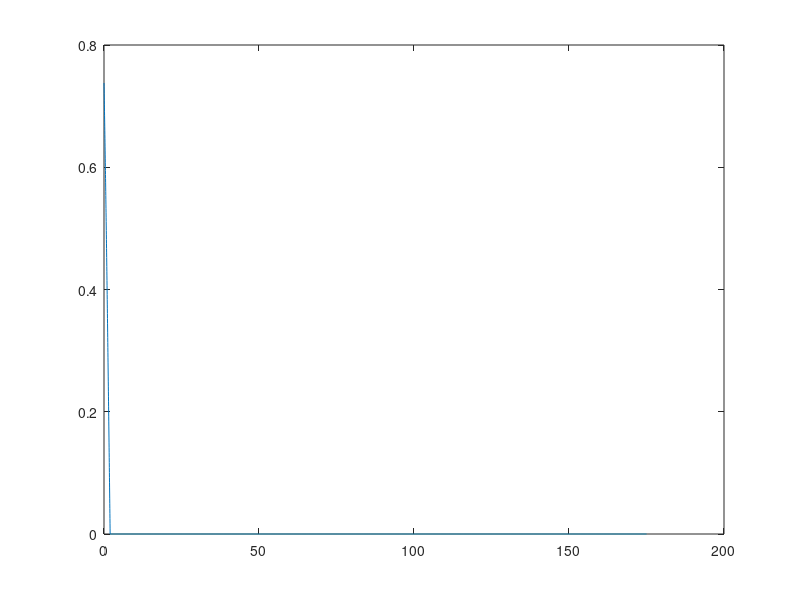

Here is the MATLAB script that generated this plot: (Note: this script raises an error after producing the figure.)
clear
clc
close all

mu_0 = pi*4e-7;
eps_0 = 8.854e-12;
eps_r1 = 2; %I choose
eps_r2 = 3;
c = 1/sqrt(mu_0*eps_0);

f = 20e6; %I choose
lambda_0 = c/f;
lambda_1 = lambda_0/sqrt(eps_r1);
lambda_2 = lambda_0/sqrt(eps_r2);
lambda_3 = lambda_0/sqrt(eps_r1);

deltax = 0.02; %I choose
xmax = 175; %I choose
x = 0:deltax:xmax;

tmax = xmax/c; %I choose
S = 1; %I choose
deltat = S*deltax/c;
t = 0;
d1 = lambda_1/4;
d2 = lambda_2/2;
d3 = lambda_3/4;

eps = ones(length(x), 1) .* eps_0;
s1 = round(((xmax/2) - ((d1+d2+d3)/2))/0.02); %I choose
s2 = s1 + round(d1/deltax); %makes dielectric slab of thickness d
s3 = s2 + round(d2/deltax);
s4 = s3 + round(d3/deltax);
eps(s1:s2) = eps_0*eps_r1;
eps(s2:s3) = eps_0*eps_r2;
eps(s3:s4) = eps_0*eps_r1;


E = zeros(length(x),3);

x0 = 1;
x1 = 5; %I choose

t1 = 150/c; %I choose
n = 0;
Ncyc = 3; %number of oscillations pulsed out
E0max = 0;
E1max = 0;

while t<tmax
    E(2:end-1,3) = ((1./(mu_0*eps(2:end-1))) .* (deltat/deltax)^2 .* (E(3:end,2) - 2*E(2:end-1,2) + E(1:end-2,2))) + 2*E(2:end-1,2) - E(2:end-1,1);
    
    E(x0,3) = sin(2*pi*f*t);
    
    if t>tmax
        E0max = max(E0max, abs (E(x0,3)));
        E1max = max(E1max, abs (E(x1,3)));
    end

    n = n + 1;

    if mod(n,100) == 0
        plot(x, E(:,3)); hold on
        xline(x(s1), 'r--'); xline(x(s2),'r--'); xline(x(s3),'r--'); xline(x(s4),'r--'); hold off
        ylim([-1.5 1.5]); xlabel('x (m)'); ylabel('E')
        title(sprintf('f = %g MHz, t = %.0f ns', f/1e6, t*1e9))
        drawnow
    end

    E(:,1) = E(:,2);
    E(:,2) = E(:,3);
    t = t + deltat;
end

tau = E1max/E0max;
gamma = sqrt(1-tau^2);
